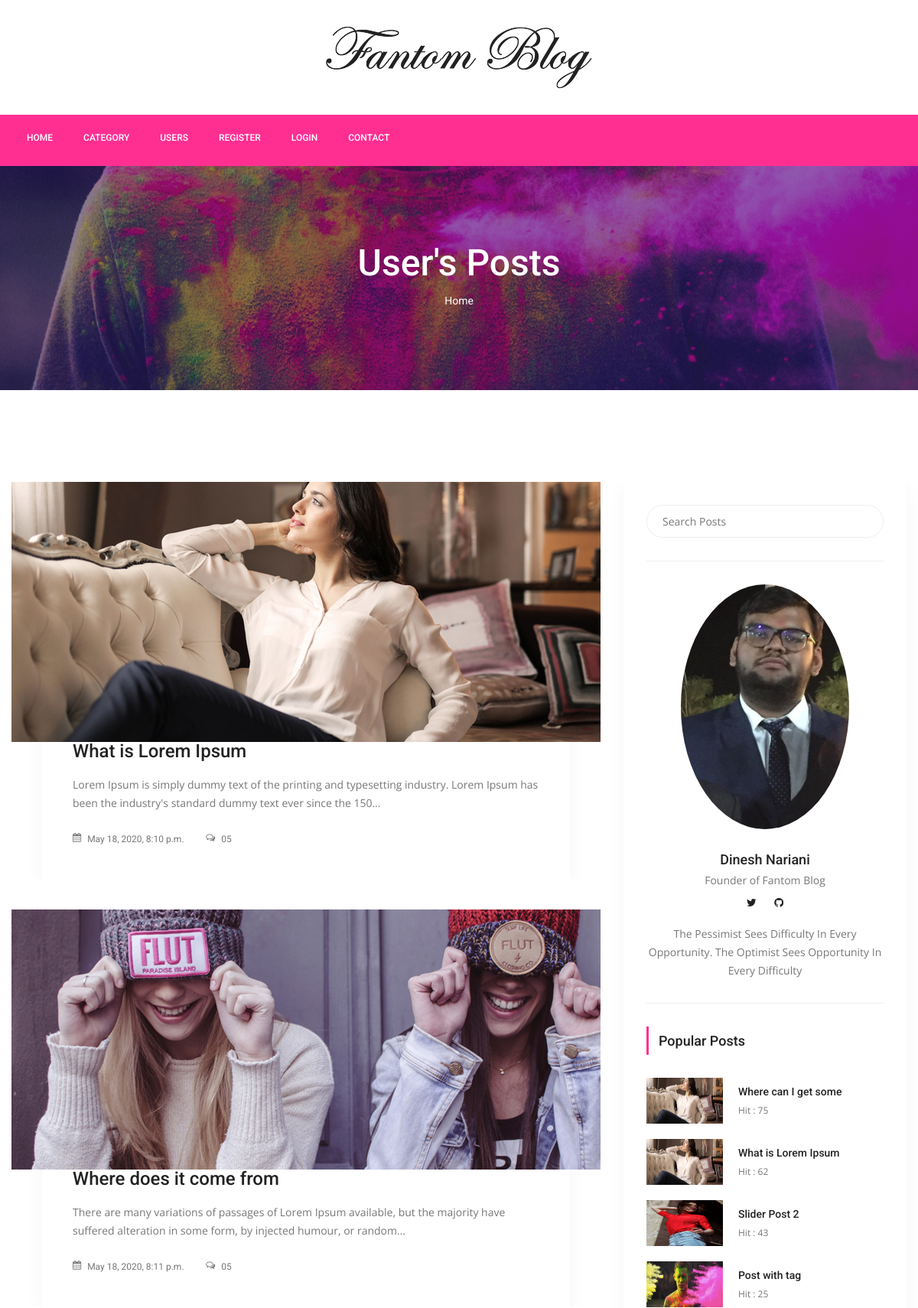
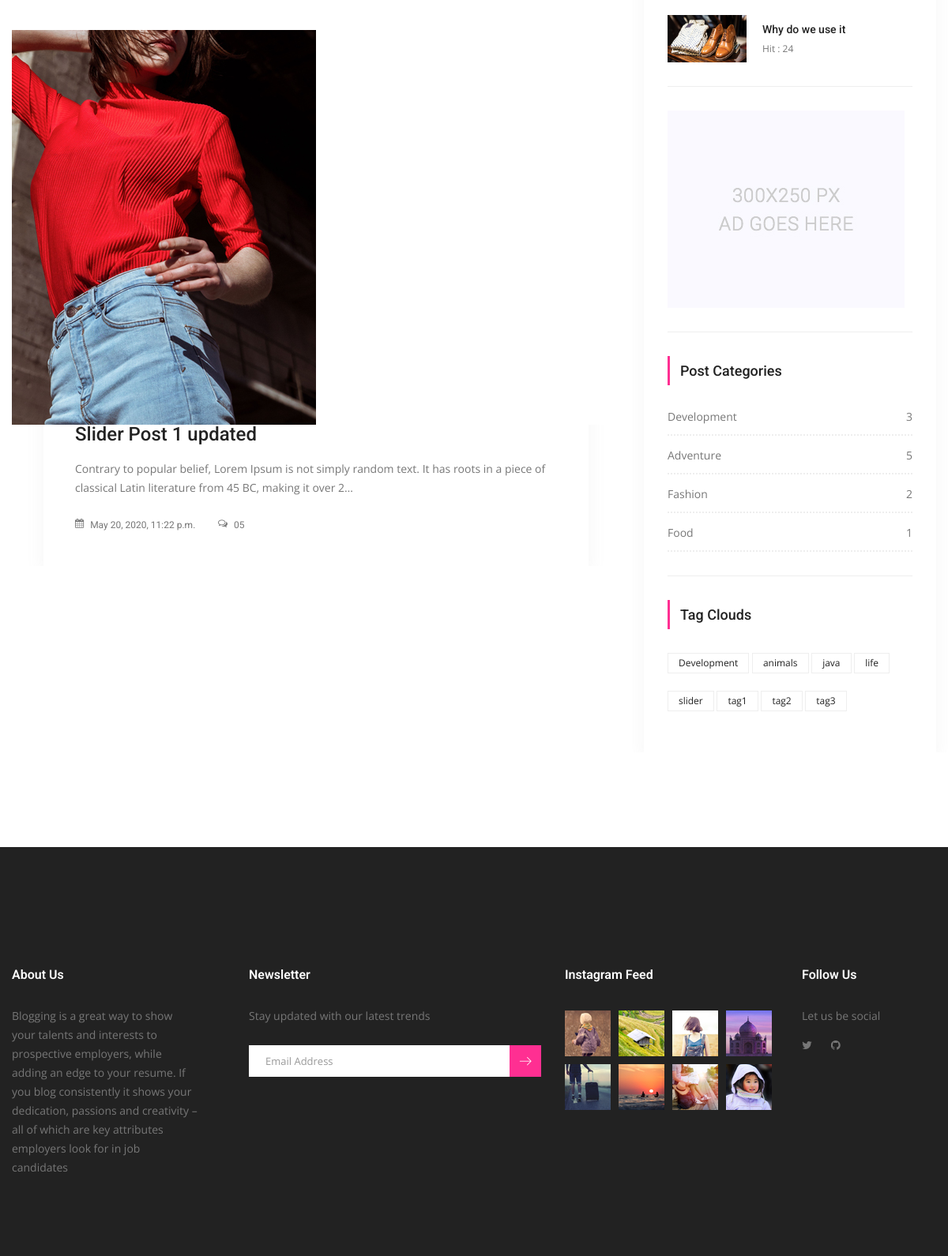
Screenshot of /users/3/ with the database file from the repository (2 pictures, top to bottom).
### posts/models.py (models this page shows, shortened)
class Post(models.Model):
    title = models.CharField(max_length=150)
    content = models.TextField()
    publishing_date = models.DateTimeField(auto_now_add=True)
    image = models.ImageField(blank=True, null=True, upload_to='uploads/')
    user = models.ForeignKey(settings.AUTH_USER_MODEL, on_delete=models.CASCADE)
    slug = models.SlugField(default="slug", editable=False)
    category = models.ForeignKey(Category, on_delete=models.CASCADE, default=1, related_name="posts")
    tag = models.ManyToManyField(Tag, related_name="posts", blank=True)
    slider_post = models.BooleanField(default=False)
    hit = models.PositiveIntegerField(default=0)

class Category(models.Model):
    title = models.CharField(max_length=150)
    slug = models.SlugField(editable=False)
    def post_count(self):
        return self.posts.all().count()

class Tag(models.Model):
    title = models.CharField(max_length=50)
    slug = models.SlugField(editable=False)
    def __str__(self):
        return self.title

### users/views.py (the view)
# urls.py: path('<int:pk>/',UserPostView.as_view(),name="user_posts"),
class UserPostView(ListView):
    template_name = 'users/user-post.html'
    model = Post
    context_object_name = 'posts'
    paginate_by = 5
    def get_queryset(self):
        return Post.objects.filter(user=self.kwargs['pk'])

### posts/templatetags/custom_tags.py (called while the page is built)
@register.simple_tag(name="categories")
def all_categories():
    return Category.objects.all()

@register.simple_tag(name="tags")
def all_tags():
    return Tag.objects.all()

@register.simple_tag(name="hit_posts")
def hit_posts():
    return Post.objects.order_by('-hit')[:5]

### templates/users/user-post.html (shortened to what this page needs)
{% extends 'base.html' %}
{% load static %}
{% block content %}
        <section class="banner_area">
            <div class="banner_inner d-flex align-items-center">
            	<div class="overlay bg-parallax" data-stellar-ratio="0.9" data-stellar-vertical-offset="0" data-background=""></div>
				<div class="container">
					<div class="banner_content text-center">
						<h2>User's Posts</h2>
						<div class="page_link">
							<a href="{% url 'posts:index' %}">Home</a>
						</div>
					</div>
				</div>
            </div>
        </section>
        <section class="blog_area p_120">
            <div class="container">
                <div class="row">
                    <div class="col-lg-8">
                        <div class="blog_left_sidebar">
							{% for post in posts %}
                            <article class="blog_style1">
                            	<div class="blog_img">
                            		<img class="img-fluid" src="{{ post.image.url }}" alt="">
                            	</div>
                            	<div class="blog_text">
									<div class="blog_text_inner">
										<a href="{% url 'posts:detail' pk=post.id slug=post.slug %}"><h4>{{ post.title }}</h4></a>
										<p> {{ post.content |truncatechars:150}}</p>
										<div class="date">
											<a href="#"><i class="fa fa-calendar" aria-hidden="true"></i> {{ post.publishing_date }}</a>
											<a href="#"><i class="fa fa-comments-o" aria-hidden="true"></i> 05</a>
										</div>
									</div>
                            	</div>
                            </article>
							{% endfor %}
                        </div>
                    </div>
                    {% include 'right_side.html' %}
                </div>
            </div>
        </section>
       {% endblock %}

### templates/right_side.html (shortened to what this page needs)
{% load static %}
{% load custom_tags %}
<div class="col-lg-4">
                        <div class="blog_right_sidebar">
                            <aside class="single_sidebar_widget search_widget">
                                <form action="{% url 'posts:search' %}" method="get">
                                <div class="input-group">
                                    <input type="text" class="form-control" placeholder="Search Posts" name="q">
                                </div></form>
                                <div class="br"></div>
                            </aside>
                            <aside class="single_sidebar_widget author_widget">
                                <img class="author_img rounded-circle" width="220" height="320" src="{% static 'img/WhatsApp Image 2021-04-02 at 3.04.59 PM.jpeg' %}" alt="">
                                <h4>Dinesh Nariani</h4>
                                <p>Founder of Fantom Blog</p>
                                <div class="social_icon">
                                    <a href="https://twitter.com/DineshNariani"><i class="fa fa-twitter"></i></a>
                                    <a href="https://github.com/dineshssdn-867"><i class="fa fa-github"></i></a>
                                </div>
                                <p>The Pessimist Sees Difficulty In Every Opportunity. The Optimist Sees Opportunity In Every Difficulty</p>
                                <div class="br"></div>
                            </aside>
                            <aside class="single_sidebar_widget popular_post_widget">
                                <h3 class="widget_title">Popular Posts</h3>
                                {% hit_posts as posts %}
                                {% for post in posts %}
                                <div class="media post_item">
                                    <img src="{{ post.image.url }}" alt="post" style="width:100px;height:60px">
                                    <div class="media-body">
                                        <a href="{% url 'posts:detail' post.pk post.slug %}"><h3>{{ post.title }}</h3></a>
                                        <p>Hit : {{ post.hit }}</p>
                                    </div>
                                </div>
                                {% endfor %}
                                <div class="br"></div>
                            </aside>
                            <aside class="single_sidebar_widget">
                                <a href="#"><img class="img-fluid" src="{% static 'img/blog/add.jpg' %}" alt=""></a>
                                <div class="br"></div>
                            </aside>
                            <aside class="single_sidebar_widget post_category_widget">
                                <h4 class="widget_title">Post Categories</h4>
                                <ul class="list cat-list">
                                    {% categories as categories %}
                                    {% for category in categories %}
                                    <li>
                                        <a href="{% url 'posts:category_detail' pk=category.id slug=category.slug %}" class="d-flex justify-content-between">
                                            <p>{{ category.title }}</p>
                                            <p>{{ category.post_count }}</p>
                                        </a>
                                    </li>
                                    {% endfor %}
                                </ul>
                                <div class="br"></div>
                            </aside>
                            <aside class="single-sidebar-widget tag_cloud_widget">
                                <h4 class="widget_title">Tag Clouds</h4>
                                <ul class="list">
                                    {% tags as labels %}
                                    {% for label in labels %}
                                    <li><a href="{% url 'posts:tag_detail' label.slug %}">{{ label }}</a></li>
                                    {% endfor %}
                                </ul>
                            </aside>
                        </div>
                    </div>

### rows the page displays
Post: image (picture), title "What is Lorem Ipsum", content "Lorem Ipsum is simply dummy text of the printing and typesetting industry. Lorem Ipsum has been the industry's standard dummy text ever since the 150…", publishing_date "May 18, 2020, 8:10 p.m.", hit "62"
Post: image (picture), title "Where does it come from", content "There are many variations of passages of Lorem Ipsum available, but the majority have suffered alteration in some form, by injected humour, or random…", publishing_date "May 18, 2020, 8:11 p.m."
Post: image (picture), title "Slider Post 1 updated", content "Contrary to popular belief, Lorem Ipsum is not simply random text. It has roots in a piece of classical Latin literature from 45 BC, making it over 2…", publishing_date "May 20, 2020, 11:22 p.m."
Post: image (picture), title "Where can I get some", hit "75"
Post: image (picture), title "Slider Post 2", hit "43"
Post: image (picture), title "Post with tag", hit "25"
Post: image (picture), title "Why do we use it", hit "24"
Category: title "Development", post_count "3"
Category: title "Adventure", post_count "5"
Category: title "Fashion", post_count "2"
Category: title "Food", post_count "1"
Tag: title "Development"
Tag: title "animals"
Tag: title "java"
Tag: title "life"
Tag: title "slider"
Tag: title "tag1"
Tag: title "tag2"
Tag: title "tag3"
